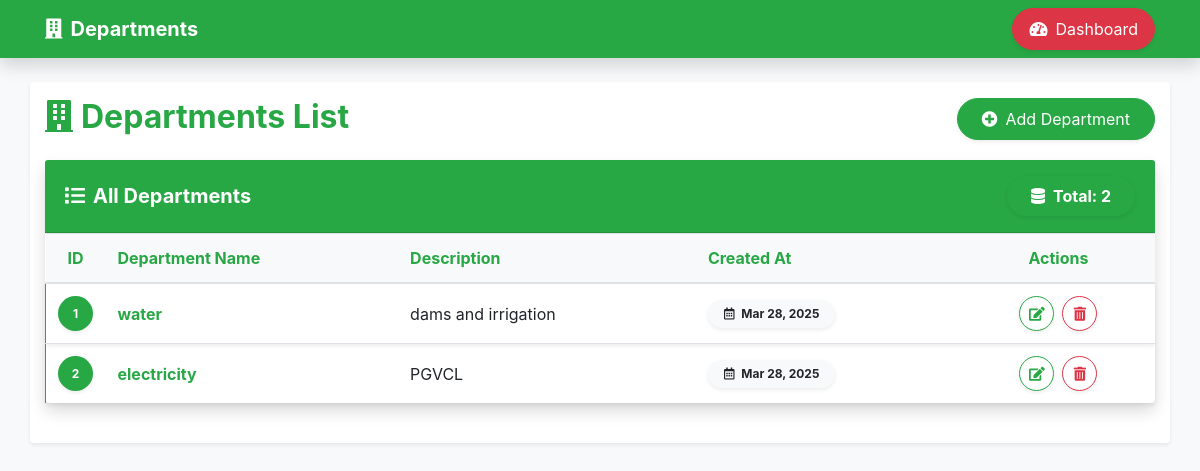
/admin/view_departments.php (signed in), run on the app's committed database.
### tables this page shows
CREATE TABLE `departments` (
  `id` int(11) NOT NULL,
  `name` varchar(100) NOT NULL,
  `description` text DEFAULT NULL,
  `created_at` timestamp NOT NULL DEFAULT current_timestamp()
);

### admin/view_departments.php (the view, shortened to what this page needs)
<?php
include('../config.php');
$sql = "SELECT * FROM departments";
$result = $conn->query($sql);
$count = $result->num_rows;
?>
<!DOCTYPE html>
<html lang="en">
<head>
  <link rel="stylesheet" href="https://stackpath.bootstrapcdn.com/bootstrap/4.5.2/css/bootstrap.min.css">
  <link rel="stylesheet" href="https://cdnjs.cloudflare.com/ajax/libs/font-awesome/5.15.4/css/all.min.css">
</head>
<body class="bg-light">
  <nav class="navbar navbar-expand-lg navbar-dark bg-success mb-4 shadow">
    <div class="container">
      <a class="navbar-brand font-weight-bold" href="admin_dashboard.php">
        <i class="fas fa-building mr-2"></i>Departments
      </a>
      <a href="admin_dashboard.php" class="btn btn-danger rounded-pill px-3 py-2 shadow-sm">
        <i class="fas fa-tachometer-alt mr-2"></i>Dashboard
      </a>
    </div>
  </nav>
  <div class="container py-3 bg-white rounded shadow-sm">
    <div class="row mb-3">
      <div class="col-md-8 mb-3 mb-md-0">
        <h2 class="text-success font-weight-bold">
          <i class="fas fa-building mr-2"></i>Departments List
        </h2>
      </div>
      <div class="col-md-4 text-md-right text-center">
        <a href="create_department.php" class="btn btn-success rounded-pill px-4 py-2 shadow-sm">
          <i class="fas fa-plus-circle mr-2"></i>Add Department
        </a>
      </div>
    </div>
    <div class="card rounded-lg shadow border-0 mb-4">
      <div
        class="card-header bg-success text-white d-flex flex-column flex-md-row justify-content-between align-items-md-center py-3">
        <h5 class="mb-2 mb-md-0 font-weight-bold">
          <i class="fas fa-list mr-2"></i>All Departments
        </h5>
        <div
          class="bg-success text-white rounded-pill px-4 py-2 shadow-sm d-flex align-items-center justify-content-center">
          <i class="fas fa-database mr-2"></i>
          <span class="font-weight-bold">Total: <?php echo $count; ?></span>
        </div>
      </div>
      <div class="card-body p-0">
        <div class="table-responsive-md">
          <table class="table table-hover mb-0">
            <thead class="bg-light">
              <tr class="text-success">
                <th class="text-center" style="width: 60px;">ID</th>
                <th>Department Name</th>
                <th class="d-none d-md-table-cell">Description</th>
                <th class="d-none d-md-table-cell">Created At</th>
                <th class="text-center">Actions</th>
              </tr>
            </thead>
            <tbody>
              <?php
              if ($result->num_rows > 0) {
                while ($row = $result->fetch_assoc()) {
                  ?>
                  <tr class="border-left border-success shadow-sm transition-all">
                    <td class="text-center align-middle">
                      <span
                        class="badge badge-success rounded-circle d-flex justify-content-center align-items-center shadow-sm"
                        style="width: 35px; height: 35px;"><?php echo $row['id']; ?></span>
                    </td>
                    <td class="font-weight-bold text-success align-middle">
                      <?php echo htmlspecialchars($row['name']); ?>
                    </td>
                    <td class="align-middle d-none d-md-table-cell"><?php echo htmlspecialchars($row['description']); ?>
                    </td>
                    <td class="align-middle d-none d-md-table-cell">
                      <span class="badge badge-light rounded-pill px-3 py-2 shadow-sm">
                        <i class="far fa-calendar-alt mr-1"></i>
                        <?php echo date('M d, Y', strtotime($row['created_at'])); ?>
                      </span>
                    </td>
                    <td class="text-center align-middle">
                      <div class="d-flex justify-content-center">
                        <a href="department_actions.php?action=edit&id=<?php echo $row['id']; ?>"
                          class="btn btn-sm btn-outline-success rounded-circle mx-1 shadow-sm d-flex justify-content-center align-items-center"
                          title="Edit" style="width: 35px; height: 35px;">
                          <i class="fas fa-edit"></i>
                        </a>
                        <a href="#" data-toggle="modal" data-target="#deleteModal<?php echo $row['id']; ?>"
                          class="btn btn-sm btn-outline-danger rounded-circle mx-1 shadow-sm d-flex justify-content-center align-items-center"
                          title="Delete" style="width: 35px; height: 35px;">
                          <i class="fas fa-trash-alt"></i>
                        </a>
                      </div>
                    </td>
                  </tr>
                  <?php
                }
              } ?>
            </tbody>
          </table>
        </div>
      </div>
    </div>
  </div>
</body>
</html>

### data on the page
departments: id "1", name "water", description "dams and irrigation", created_at "Mar 28, 2025"
departments: id "2", name "electricity", description "PGVCL", created_at "Mar 28, 2025"

### other printed values
$count "2"
